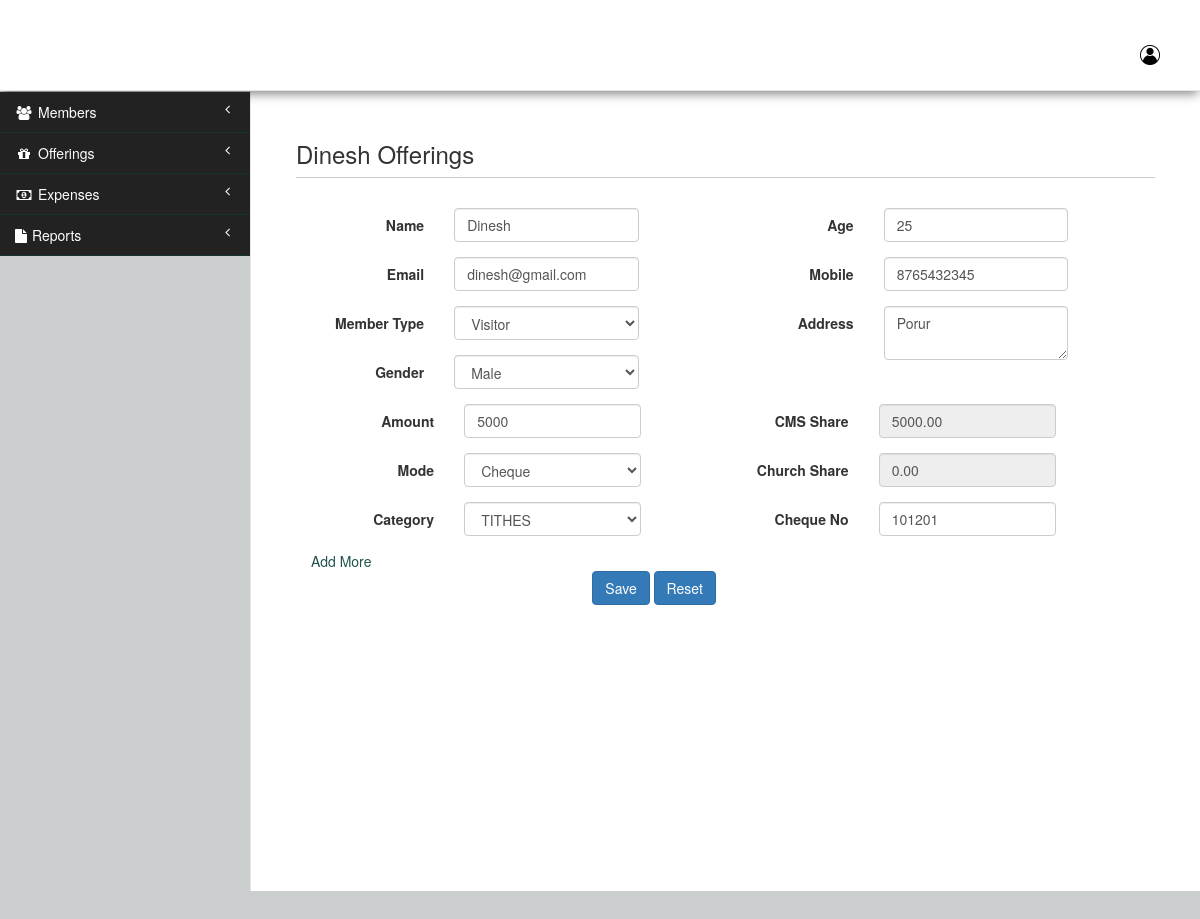
Page /editOffering.php?id=1 (signed in) on the committed database.
### tables this page shows
CREATE TABLE IF NOT EXISTS `offerings` (
  `id` int(11) NOT NULL AUTO_INCREMENT,
  `receipt_no` varchar(10) NOT NULL,
  `offer_date` int(11) NOT NULL,
  `name` varchar(100) NOT NULL,
  `email` varchar(100) NOT NULL,
  `age` int(5) DEFAULT NULL,
  `mtype` int(1) NOT NULL,
  `gender` varchar(1) NOT NULL,
  `mobile` bigint(20) NOT NULL,
  `address` text NOT NULL,
  `amount` int(11) NOT NULL,
  `mof` varchar(10) NOT NULL,
  `cheque_no` varchar(10) DEFAULT NULL,
  `cms_share` float(8,2) NOT NULL,
  `chruch_share` float(8,2) NOT NULL,
  `cat_id` int(5) NOT NULL,
  `created_at` int(11) NOT NULL,
  `created_by` int(5) NOT NULL,
  `updated_at` int(11) NOT NULL,
  `updated_by` int(5) NOT NULL,
  `active` int(11) NOT NULL DEFAULT '1',
  `cid` int(11) NOT NULL,
  PRIMARY KEY (`id`)
);

### editOffering.php (the view, shortened to what this page needs)
<?php
    require('includes/config.php');
    require_once('includes/header.php');
    $id = $_GET['id'];
?>
    <div id="wrapper">
        <?php
            require_once('includes/menu.php');
            $query = "select * from offerings where id=".$id;
            $exe = mysqli_query( $con, $query );
            $row =  mysqli_fetch_assoc($exe);
        ?>
        <div id="page-wrapper">
            <div class="container-fluid">
                <div class="row">
                    <div class="col-lg-12">
                        <h3><?php echo $row['name'] ?> Offerings</h3>
                    </div>
                     <div class="col-lg-12">
                        <form class="form-horizontal" method="POST" id="editOfferingForm" enctype="multipart/form-data" >
                        <div class="col-md-6">
                            <div class="form-group">
                                <label for="mod_name" class="col-md-4 control-label">Name</label>
                                <div class="col-md-6">
                                    <input id="name" type="text" class="form-control" name="name" value="<?php echo $row['name'];?>" required>
                                </div>
                            </div>
                            <div class="form-group">
                                <label for="email" class="col-md-4 control-label">Email</label>
                                <div class="col-md-6">
                                    <input id="email" type="email" class="form-control" name="email" value="<?php echo $row['email'];?>" required>
                                </div>
                            </div>
                            <div class="form-group">
                                <label for="mtype" class="col-md-4 control-label">Member Type</label>
                                <div class="col-md-6">
                                    <select id="mtype" name="mtype" class="form-control">
                                        <?php if( $row['mtype'] == 1 ){ ?>
                                            <option value="1" selected="selected">Seventh Day Adventist Church</option>
                                            <option value="2">Visitor</option>
                                        <?php } else { ?>
                                            <option value="2" selected="selected">Visitor</option>
                                        <?php } ?>
                                    </select>
                                </div>
                            </div>
                            <div class="form-group">
                                <label for="gender" class="col-md-4 control-label">Gender</label>
                                <div class="col-md-6">
                                    <select id="gender" name="gender" class="form-control">
                                        <?php if( $row['gender'] == 'M' ){ ?>
                                            <option value="M" selected="selected">Male</option>
                                        <?php } else { ?>
                                            <option value="M">Male</option>
                                            <option value="F" selected="selected">Female</option>
                                        <?php } ?>
                                    </select>
                                </div>
                            </div>
                        </div>
                        <div class="col-md-6">
                            <div class="form-group">
                                <label for="age" class="col-md-4 control-label">Age</label>
                                <div class="col-md-6">
                                    <input id="age" type="text" class="form-control" name="age" value="<?php echo $row['age'];?>" >
                                </div>
                            </div>
                            <div class="form-group">
                                <label for="mobile" class="col-md-4 control-label">Mobile</label>
                                <div class="col-md-6">
                                    <input id="mobile" type="text" class="form-control" name="mobile" value="<?php echo $row['mobile'];?>" maxlength="10" minlength="10" required >
                                </div>
                            </div>
                            <div class="form-group">
                                <label for="address" class="col-md-4 control-label">Address</label>
                                <div class="col-md-6">
                                    <textarea id="address" name="address" class="form-control"><?php echo $row['address'];?></textarea>
                                </div>
                            </div>
                        </div>
                        <div class="col-md-12 AddMoreAmtCl">
                            <fieldset>
                                <div class="col-lg-6">
                                      <div class="form-group">
                                        <label for="amount" class="col-md-4 control-label">Amount</label>
                                        <div class="col-md-6 amt">
                                            <input id="amount_0" type="text" class="form-control amount" name="amount[]" value="<?php echo $row['amount'];?>" required>
                                        </div>
                                    </div>
                                    <div class="form-group">
                                        <label for="mode_0" class="col-md-4 control-label">Mode</label>
                                        <div class="col-md-6">
                                            <select id="mode_0" name="mode[]" class="form-control">
                                                <?php if( $row['mof'] == 'cheque' ){ ?>
                                                    <option value="cheque" selected="selected">Cheque</option>
                                                <?php } else if( $row['mof'] == 'cash') { ?>
                                                    <option value="cash" selected="selected">Cash</option>
                                                    <option value="card">Card</option>
                                                    <option value="cheque">Cheque</option>
                                                <?php } else{ ?>
                                                    <option value="cash">Cash</option>
                                                    <option value="card" selected="selected">Card</option>
                                                    <option value="cheque">Cheque</option>
                                                <?php } ?>
                                            </select>
                                        </div>
                                    </div>
                                    <div class="form-group">
                                       <label for="category" class="col-md-4 control-label">Category</label>
                                        <div class="col-md-6">
                                            <select id="category_0" type="text" class="form-control uppercase category" name="category[]">
                                            <?php
                                                $query = " select * from offerings_category where active = 1" ;
                                                $exe = mysqli_query( $con, $query );
                                                if( $exe )  {
                                                    while ( $rows = mysqli_fetch_assoc($exe) ){
                                                        if( $row['cat_id'] == $rows['id']){
                                                            echo '<option value="'.$rows["id"].'" selected="selected">'.$rows["category"].'</option>';
                                                        }else{
                                                            echo '<option value="'.$rows["id"].'">'.$rows["category"].'</option>';
                                                        }
                                                    }
                                                }
                                            ?>
                                            </select>
                                        </div>
                                    </div>
                                </div>
                                <div class="col-lg-6">
                                    <div class="form-group">
                                        <label for="cms_share" class="col-md-4 control-label">CMS Share</label>
                                        <div class="col-md-6">
                                            <input id="cms_share_0" type="text" class="form-control" name="cms_share[]" value="<?php echo $row['cms_share'];?>" readonly>
                                        </div>
                                    </div>
                                     <div class="form-group">
                                        <label for="church_share" class="col-md-4 control-label">Church Share</label>
                                        <div class="col-md-6">
                                            <input id="church_share_0" type="text" class="form-control" name="church_share[]" value="<?php echo $row['chruch_share'];?>" readonly>
                                        </div>
                                    </div>
                                    <div class="form-group cheque_0 show">
                                        <?php if( $row['mof'] == 'cheque' ){ ?>
                                            <label for="cheque_0" class="col-md-4 control-label">Cheque No</label>
                                            <div class="col-md-6 amt">
                                                <input id="cheque_0" type="text" class="form-control cheque" name="cheque[]" value="<?php echo $row['cheque_no']; ?>"/>
                                            </div>
                                        <?php } else{
                                            ?>
                                            <input id="cheque_0" type="hidden" class="form-control cheque" name="cheque[]" value=""/>
                                        <?php
                                        } ?>
                                    </div>
                                </div>
                                <a href="void:javascript(0);" class="addMoreBlk" id="addMoreBlk">Add More</a>
                            </fieldset>
                        </div>
                        <div class="form-group">
                            <div class="col-md-6 col-md-offset-4">
                                <button type="button" id="editOffering" class="btn btn-primary">
                                    Save
                                </button>
                                <button type="reset" class="btn btn-primary">
                                    Reset
                                </button>
                            </div>
                        </div>
                    </form>
                    </div>
                </div>
            </div>
        </div>
    </div>
<?php require_once('includes/footer.php'); ?>

### rows in the picture
offerings: name "Dinesh", email "dinesh@gmail.com", mtype "Visitor", gender "Male", age "25", mobile "8765432345", address "Porur", amount "5000", mof "Cheque", cms_share "5000.00", chruch_share "0.00", cheque_no "101201"

### other values in the picture
form field value "tithes"
